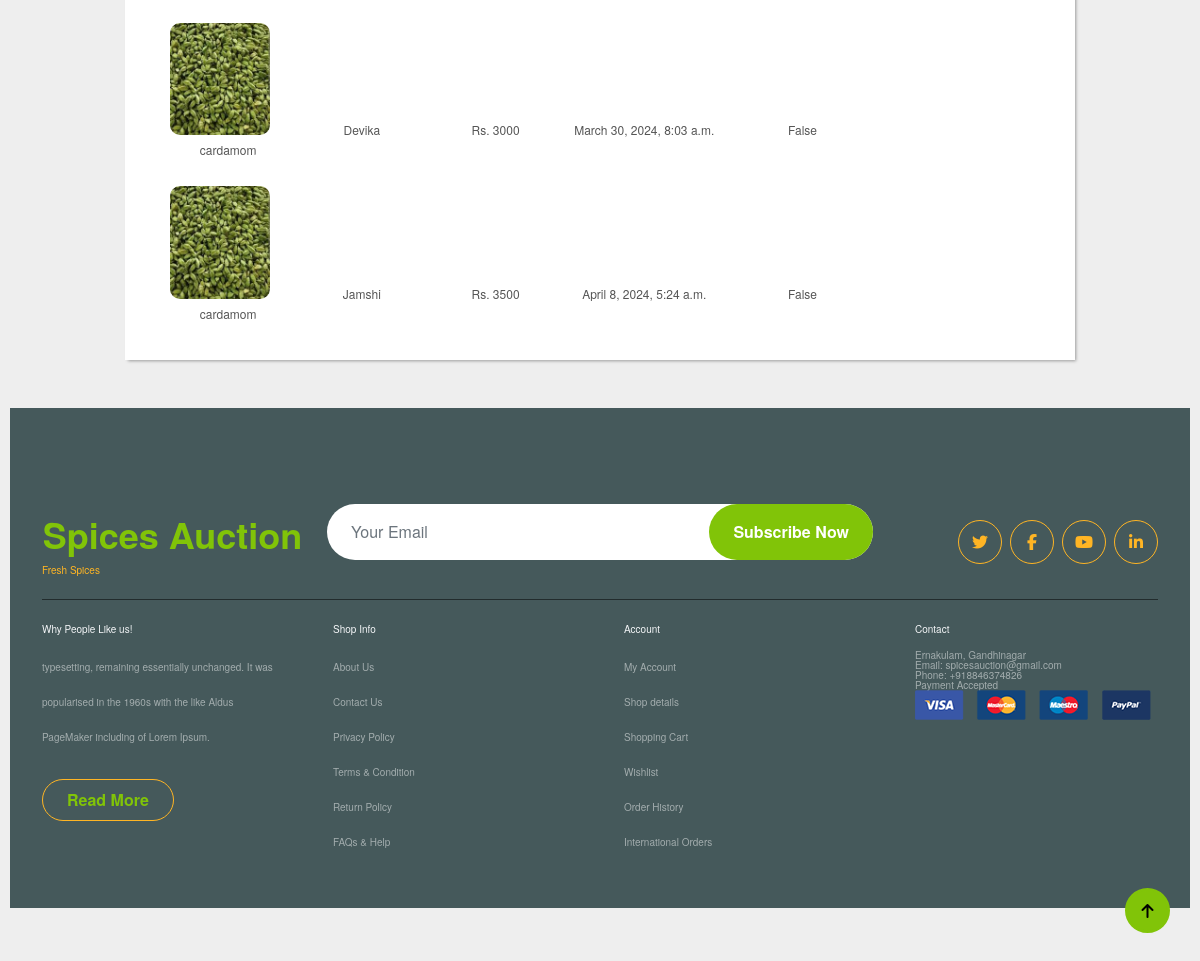
The app's page /bid/ (signed in, lower part), older data.
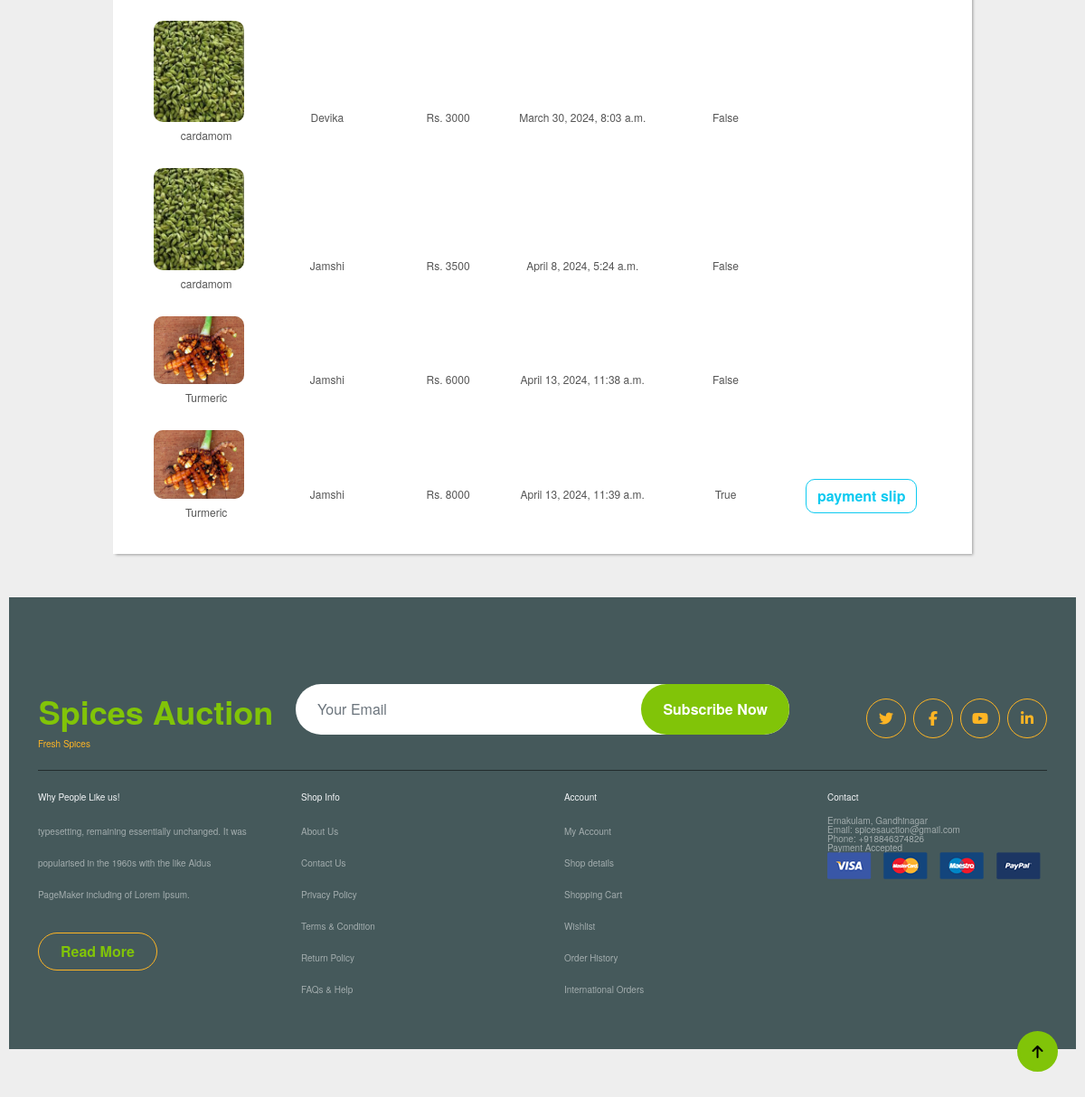
The same page, newer data.
### adminapi/models.py (models this page shows, shortened)
class Bid(models.Model):
    auction = models.ForeignKey(Auction, on_delete=models.CASCADE)
    bidder = models.ForeignKey(Seller, on_delete=models.CASCADE)
    amount = models.PositiveIntegerField()
    timestamp = models.DateTimeField(auto_now_add=True)
    is_selected=models.BooleanField(default=False)

class Auction(models.Model):
    spice = models.ForeignKey(Spice, on_delete=models.CASCADE)
    auctioneer = models.ForeignKey(Seller, on_delete=models.CASCADE)
    starting_bid = models.DecimalField(max_digits=10, decimal_places=2)
    expected_bid = models.DecimalField(max_digits=10, decimal_places=2, default=0)
    number_of_lots = models.IntegerField(default=1)
    end_time = models.DateTimeField()
    created_at = models.DateTimeField(auto_now_add=True)
    choices= [
        ('Available', 'Available'),
        ('Sold', 'Sold'),
    ]
    status=models.CharField(max_length=50, choices=choices, default='Available')

class Spice(models.Model):
    seller = models.ForeignKey(Seller, on_delete=models.CASCADE)
    name = models.CharField(max_length=100)
    description = models.CharField(max_length=100)
    stock_quantity = models.PositiveIntegerField(default=0)
    image = models.ImageField(upload_to="images", null=True)
    created_at = models.DateTimeField(auto_now_add=True)
    choices= [
        ('Available', 'Available'),
        ('Not Available', 'Not Available'),
    ]
    status=models.CharField(max_length=50, choices=choices, default='Available')

class CustomUser(AbstractUser):
    user_type_choices = [
        ('Admin', 'Admin'),
        ('Seller', 'Seller'),
    ]
    user_type = models.CharField(max_length=50, choices=user_type_choices, default='Admin')

class Seller(CustomUser):
    name = models.CharField(max_length=100)
    phone = models.CharField(max_length=100)
    email_address = models.EmailField()
    address = models.CharField(max_length=100)
    id_proof = models.FileField(null=True, upload_to="images")
    profile = models.ImageField(upload_to="images", null=True)
    is_available = models.BooleanField(default=True)

class CustomUser(AbstractUser):
    user_type_choices = [
        ('Admin', 'Admin'),
        ('Seller', 'Seller'),
    ]
    user_type = models.CharField(max_length=50, choices=user_type_choices, default='Admin')

### userapi/views.py (the view)
# urls.py: path("bid/",views.BidsListView.as_view(),name="bid-list"),
class BidsListView(ListView):
    template_name="user/bids.html"
    model=Bid
    context_object_name="bids"
    def get_queryset(self):
        user_id = self.request.user.id
        print(user_id)
        return Bid.objects.filter(auction__auctioneer_id=user_id)

### userapi/templates/user/bids.html (shortened to what this page needs)
{%extends 'user/base.html'%}
{%load static%}
{%block body_block%}
    <div id="wrapper" style="margin-top: 200px;">
     <table id="keywords" cellspacing="0" cellpadding="0">
       <tbody>
        {%for bid in bids%}
         <tr>
            <td><div>
                <img src="{{bid.auction.spice.image.url}}" class="avatar avatar-lg me-3 border-radius-lg" width="100px" style="border-radius: 10px;">
                <p class="lalign mt-2">{{bid.auction.spice.name}}</p>
            </div>
           <td>{{bid.bidder.seller.name}}</td>
           <td>Rs. {{bid.amount}}</td>
           <td>{{bid.timestamp}}</td>
           <td>{{bid.is_selected}}</td>
           <td>
              {% if bid.payment_set.exists %}
                <a href="{%url 'download_slip' bid.id%}" class="btn btn-outline-info me-3">payment slip</a>
              {% endif %}
           </td>
        </tr>
         {%endfor%}
       </tbody>
     </table>
    </div>
{%endblock%}

Row changes from the older to the newer data that the page shows:
added Bid: auction.spice.image (picture), auction.spice.name "Turmeric", bidder.seller.name "Jamshi", amount "6000", timestamp "April 13, 2024, 11:38 a.m.", is_selected "False"
added Bid: auction.spice.image (picture), auction.spice.name "Turmeric", bidder.seller.name "Jamshi", amount "8000", timestamp "April 13, 2024, 11:39 a.m.", is_selected "True", shows "payment slip"
